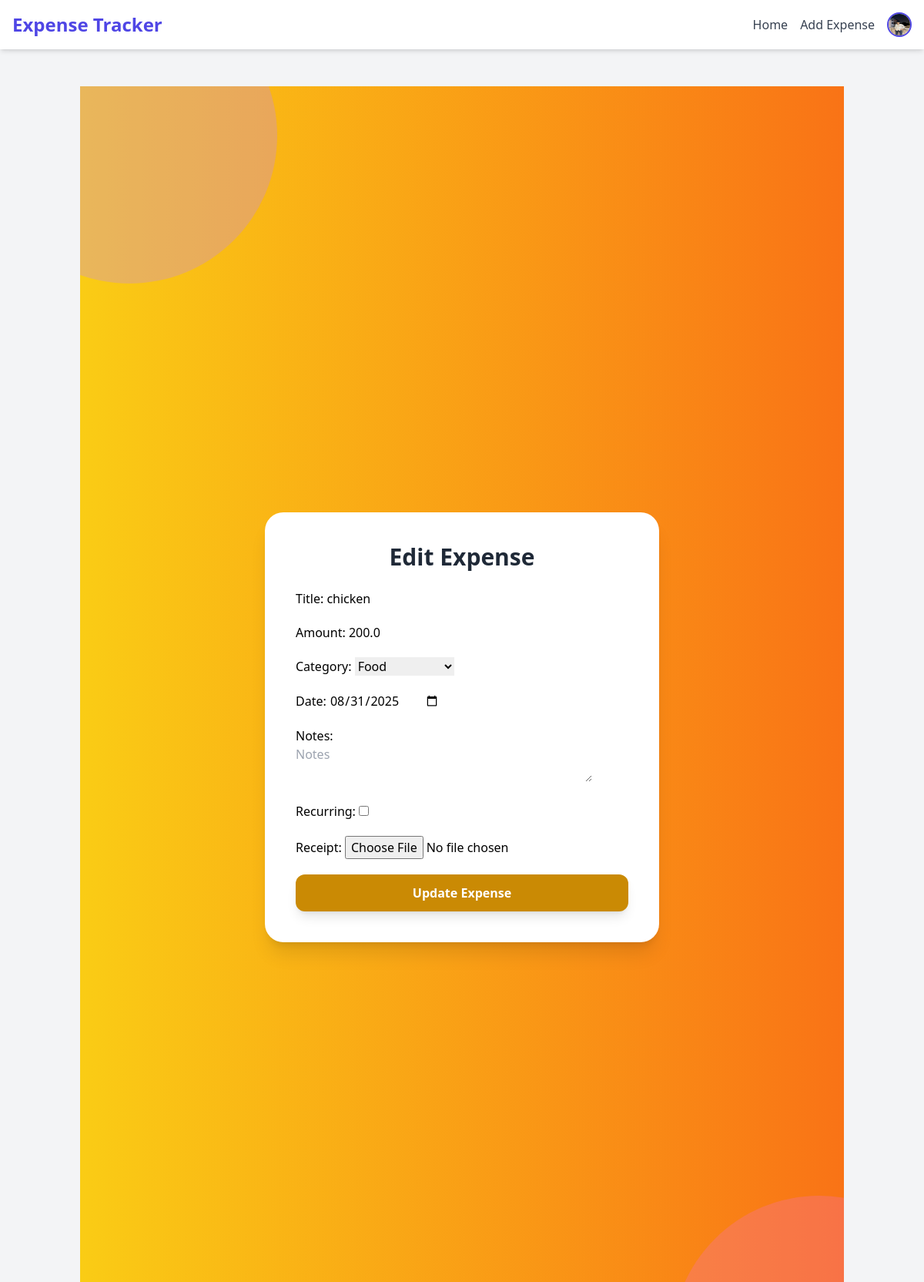
/edit/8/ (signed in), run on the app's committed database.
### tracker/models.py (models this page shows, shortened)
class UserProfile(models.Model):
    user = models.OneToOneField(User, on_delete=models.CASCADE)
    budget = models.FloatField(default=0)
    profile_picture = models.ImageField(upload_to='profiles/', blank=True, null=True)
    bio = models.TextField(blank=True, null=True)

class Expense(models.Model):
    user = models.ForeignKey(User, on_delete=models.CASCADE)
    title = models.CharField(max_length=100)
    amount = models.FloatField()
    category = models.ForeignKey(Category, on_delete=models.SET_NULL, null=True)
    date = models.DateField(default=timezone.now)
    notes = models.TextField(blank=True)
    recurring = models.BooleanField(default=False)
    receipt = models.ImageField(upload_to='receipts/', blank=True, null=True)
    bio = models.TextField(blank=True, null=True)

### tracker/views.py (the view)
# urls.py: path('edit/<int:expense_id>/', views.edit_expense, name='edit_expense'), # Edit
@login_required
def edit_expense(request, expense_id):
    expense = get_object_or_404(Expense, id=expense_id, user=request.user)
    if request.method == "POST":
        form = ExpenseForm(request.POST, request.FILES, instance=expense)
        if form.is_valid():
            form.save()
            messages.success(request, "Expense updated!")
            return redirect("home")
    else:
        form = ExpenseForm(instance=expense)
    return render(request, "tracker/edit_expense.html", {"form": form})

### tracker/forms.py
class ExpenseForm(forms.ModelForm):
    date = forms.DateField(widget=forms.DateInput(attrs={'type': 'date'}))
    recurring = forms.BooleanField(required=False, initial=False)
    class Meta:
        model = Expense
        fields = ["title", "amount", "category", "date", "notes", "recurring", "receipt"]
        widgets = {
            'title': forms.TextInput(attrs={'placeholder': 'Expense title'}),
            'amount': forms.NumberInput(attrs={'placeholder': 'Amount'}),
            'notes': forms.Textarea(attrs={'placeholder': 'Notes', 'rows': 2}),
            'category': forms.Select()
        }

### tracker/models.py (called while the page is built)
    def __str__(self):
        return self.name

### tracker/templates/tracker/edit_expense.html (shortened to what this page needs)
{% extends "tracker/base.html" %}
{% block content %}
<div class="relative min-h-screen flex items-center justify-center bg-gradient-to-r from-yellow-400 to-orange-500 overflow-hidden">
    <div class="absolute -top-32 -left-32 w-96 h-96 bg-purple-400 rounded-full opacity-30 animate-pulse-slow"></div>
    <div class="absolute -bottom-40 -right-40 w-96 h-96 bg-pink-400 rounded-full opacity-30 animate-pulse-slow"></div>
    <div class="relative z-10 w-full max-w-lg bg-white rounded-3xl shadow-xl p-10 animate-fadeIn">
        <h2 class="text-3xl font-bold text-gray-800 mb-6 animate-bounce text-center">Edit Expense</h2>
        <form method="POST" enctype="multipart/form-data" class="space-y-5">
            {{ form.as_p }}
            <button type="submit"
                class="w-full bg-yellow-600 text-white font-bold py-3 rounded-xl shadow-lg hover:bg-yellow-700 hover:scale-105 transition transform duration-300">
                Update Expense
            </button>
        </form>
    </div>
</div>
{% endblock %}

### tracker/templates/tracker/base.html (shortened to what this page needs)
<!DOCTYPE html>
<html lang="en" x-data>
<head>
    <script src="https://cdn.tailwindcss.com"></script>
</head>
<body class="bg-gray-100 font-sans min-h-screen flex flex-col">
    <nav class="bg-white shadow-md p-4 flex justify-between items-center sticky top-0 z-50">
        <h1 class="text-2xl font-bold text-indigo-600 animate-pulse">Expense Tracker</h1>
        <div class="flex items-center space-x-4">
            {% if user.is_authenticated %}
                <a href="{% url 'home' %}" class="text-gray-700 hover:text-indigo-600 transition">Home</a>
                <a href="{% url 'add_expense' %}" class="text-gray-700 hover:text-indigo-600 transition">Add Expense</a>
                <div x-data="{ open: false }" class="relative">
                    {% if user.userprofile.profile_picture %}
                        <img src="{{ user.userprofile.profile_picture.url }}"
                             @click="open = !open"
                             class="w-8 h-8 rounded-full border-2 border-indigo-600 cursor-pointer"
                             alt="Profile">
                    {% else %}
                        <div @click="open = !open"
                             class="w-8 h-8 rounded-full bg-indigo-600 text-white flex items-center justify-center font-bold cursor-pointer">
                            {{ user.username|slice:":1"|upper }}
                        </div>
                    {% endif %}
                </div>
            {% else %}
                <a href="{% url 'login' %}" class="text-gray-700 hover:text-indigo-600 transition">Login</a>
                <a href="{% url 'register' %}" class="text-gray-700 hover:text-indigo-600 transition">Register</a>
            {% endif %}
        </div>
    </nav>
    <main class="flex-grow container mx-auto px-4 py-8">
        {% block content %}{% endblock %}
    </main>
</body>
</html>

### data on the page
Expense: title "chicken", amount "200.0", category "Food", date "08/31/2025"
